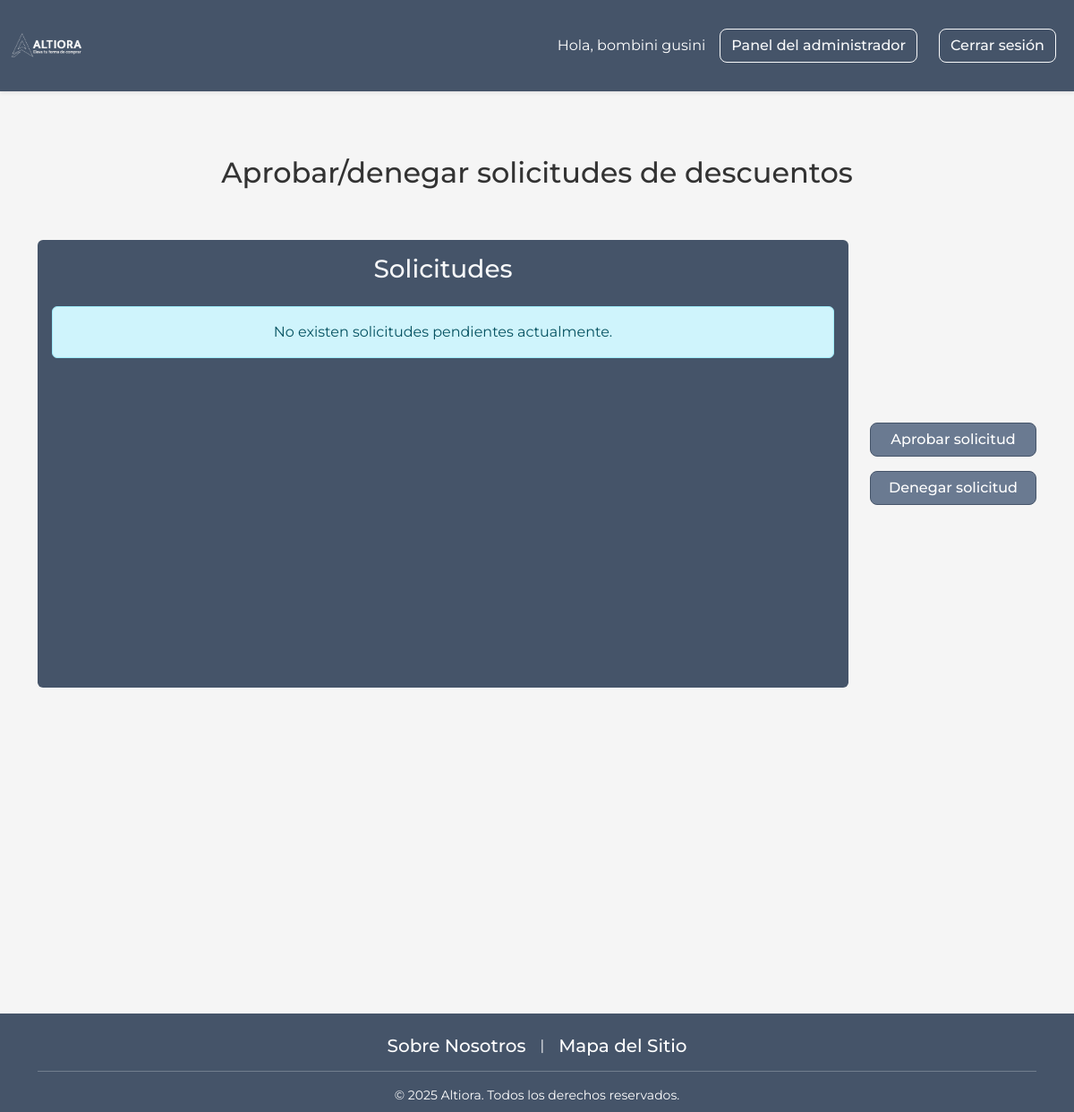
The page /admin_solicitudes.php (signed in) on the database as committed earlier.
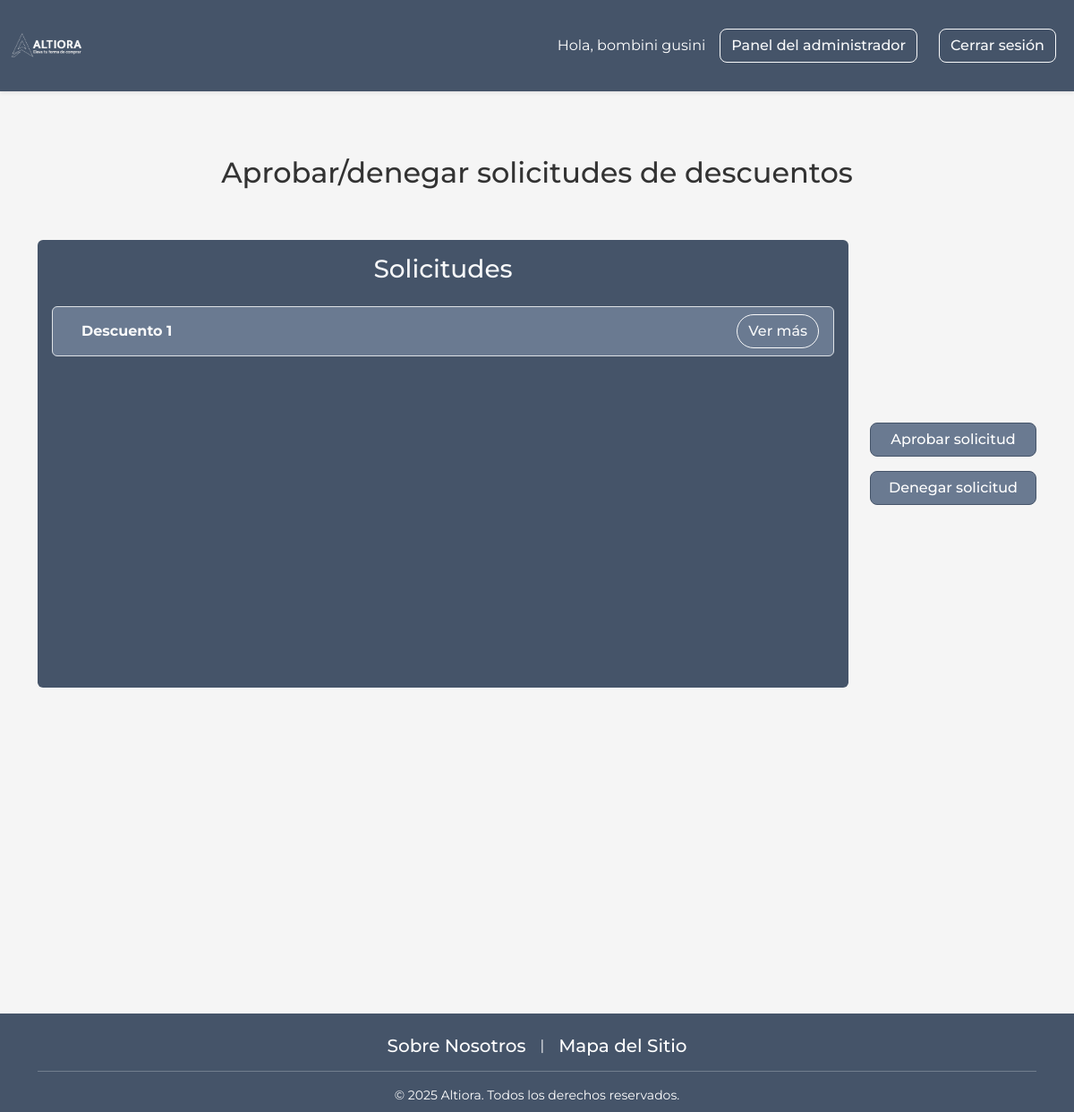
The same page on the database as committed later.
### tables this page shows
CREATE TABLE `solicitudes` (
  `codSolicitud` int(11) NOT NULL,
  `codUsuario` int(100) NOT NULL,
  `nombreDescuento` varchar(100) NOT NULL,
  `codLocal` int(11) NOT NULL,
  `estado` enum('Confirmada','Pendiente','Rechazada') NOT NULL
);

### admin_solicitudes.php (the view, shortened to what this page needs)
<?php
require_once 'includes/header.php';
require_once 'includes/footer.php';
require_once 'includes/conexion.php';
renderHeader("Gestión de descuentos");
$query = "SELECT
            solicitudes.codSolicitud,
            solicitudes.codUsuario,
            solicitudes.codLocal,
            usuarios.nombreUsuario AS nombreUsuario,
            locales.nombreLocal AS nombreLocal,
            solicitudes.nombreDescuento
        FROM
            solicitudes
        JOIN
            usuarios ON solicitudes.codUsuario = usuarios.codUsuario
        JOIN
            locales ON solicitudes.codLocal = locales.codLocal
        WHERE estado = 'Pendiente'
  ";
$resultado = mysqli_query($conexion, $query);
$solicitudes = mysqli_fetch_all($resultado, MYSQLI_ASSOC);
?>
<div class="container my-5">
  <h2 class="text-center mb-4">Aprobar/denegar solicitudes de descuentos</h2>
</div>
<div class="container-fluid py-2 min-vh-100 px-0">
  <div class="d-flex ">
    <div class="fondo_local rounded p-3 flex-grow-1 text-light">
      <h3 class="text-center mb-4">Solicitudes</h3>
      <?php if (empty($solicitudes)) { ?>
        <div class="alert alert-info text-center" role="alert">
          No existen solicitudes pendientes actualmente.
        </div>
      <?php } else { ?>
        <?php foreach ($solicitudes as $solicitud) { ?>
          <div class="d-flex align-items-center justify-content-between rounded mb-3 px-3 py-2 fondo_Local border">
            <span class="ms-3 flex-grow-1 fw-bold"><?= $solicitud['nombreDescuento']; ?></span>
            <?php
            if(!isset($_GET['accion'])){ ?>
            <button class="btn btn-outline-light btn rounded-pill">Ver más</button>
            <?php } ?>
          </div>
        <?php
      } ?>
      <?php
    } ?>
    </div>
    <div class="d-flex flex-column col-2 ms-4 gap-3 flex-column justify-content-center">
      <a href="admin_solicitudes.php?accion=Aprobar" class="btn btn-secondary">Aprobar solicitud</a>
      <a href="admin_solicitudes.php?accion=Denegar" class="btn btn-secondary">Denegar solicitud</a>
    </div>
  </div>
</div>
<?php renderFooter(); ?>

### includes/header.php (shortened to what this page needs)
<?php
function renderHeader($titulo = "Shopping Descuentos") {
    echo <<<HTML
        <!DOCTYPE html>
        <html lang="es">
            <head>
                <meta charset="UTF-8">
                <meta name="viewport" content="width=device-width, initial-scale=1.0">
                <title>{$titulo}</title>
                <link href="https://cdn.jsdelivr.net/npm/bootstrap@5.3.3/dist/css/bootstrap.min.css" rel="stylesheet">
                <link rel="stylesheet" href="includes/style.css">
                <link href="https://fonts.googleapis.com/css2?family=Montserrat&display=swap" rel="stylesheet">
                <link rel="stylesheet" href="https://cdn.jsdelivr.net/npm/bootstrap-icons@1.10.5/font/bootstrap-icons.css">
                <link rel="icon" href="imagenes/favicon.ico" type="image/x-icon">
            </head>
            <body>
                <nav class="navbar navbar-expand-sm  fondo_Barras shadow-sm py-4">
                <div class="container-fluid">
                    <a href="index.php">
                        <img src="imagenes/logo.png" class="img-fluid img_logo" alt="logo">
                    </a>
                    <button class="navbar-toggler" type="button" data-bs-toggle="collapse" data-bs-target="#mynavbar">
                        <span class="navbar-toggler-icon"></span>
                    </button>
                    <div class="collapse navbar-collapse justify-content-end" id="mynavbar">
                        <ul class="navbar-nav align-items-center gap-2">
    HTML;
    if (isset($_SESSION['nombreUsuario'])) {
        $nombre = htmlspecialchars($_SESSION['nombreUsuario']);
        $tipoUsuario = $_SESSION['tipoUsuario'];
        $dashboard = "#";
        if ($tipoUsuario === 'administrador') {
            $dashboard = "admin_dashboard.php";
        } elseif ($tipoUsuario === 'dueño de local') {
            $dashboard = "dueno_dashboard.php";
        } elseif ($tipoUsuario === 'cliente') {
            $dashboard = "cliente_dashboard.php";
        }
        echo <<<HTML
            <li class="nav-item">
                <span class="text-white">Hola, {$nombre}</span>
            </li>
            <li class="nav-item">
                <a class="nav-link text-white" href="{$dashboard}">
                    <button type="button" class="btn btn-outline-light text-light">Panel del {$tipoUsuario}</button>
                </a>
            </li>
            <li class="nav-item">
                <a class="nav-link" href="logout.php">
                    <button type="button" class="btn btn-outline-light text-light">Cerrar sesión</button>
                </a>
            </li>
        HTML;
    }
    echo <<<HTML
            </ul>
        </div>
    </div>
</nav>
<main class="container py-4">
HTML;
}
?>

### includes/footer.php
<?php
function renderFooter() {
    echo <<<HTML
        </main>
        <footer class="text-white pt-4 pb-2 mt-5 letra fondo_Barras py-4">
            <div class="container">
                <div class="justify-content-center d-flex gap-3">
                    <h5><a href="info_contacto.php" class="text-white hover-subrayado">Sobre Nosotros</a></h5>
                    <p>|</p>
                    <h5><a href="#" class="text-white hover-subrayado">Mapa del Sitio</a></h5>
                </div>
                <hr class="border-top border-light">
                <div class="text-center small">
                    © 2025 Altiora. Todos los derechos reservados.
                </div>
            </div>
        </footer>
        <script src="https://cdn.jsdelivr.net/npm/bootstrap@5.3.3/dist/js/bootstrap.bundle.min.js"></script>
        </body>
        </html>
    HTML;
}
?>

### includes/style.css (style rules this page uses)
:root { --azul-oscuro: #1c2331; --azul: #455469; --azul-claro: #6a7a91; --azul-posiblefondo: #A4B0C2; --azul-clarito: #E3E8F1; --celeste: #58a6ff; --blanco: #ffffff; --gris-claro: #f5f5f5; }
body { background-color: var(--gris-claro); font-family: 'Montserrat', sans-serif; color: #333; }
.fondo_local { background-color: var(--azul); height: 500px; overflow-y: scroll; }
.border { background-color: var(--azul-claro); }
.fondo_Barras { background-color: var(--azul); }
.img_logo { width: 80px; height: auto; }
.navbar-nav .nav-link { color: var(--blanco); font-weight: 500; transition: all 0.2s ease-in-out; }
.btn { font-weight: 500; border-radius: 8px; }
.btn-secondary { background-color: var(--azul-claro); border-color: var(--azul); }
main { padding-top: 100px; }
footer { background-color: var(--azul-oscuro); }
footer a { color: var(--blanco); text-decoration: none; }
footer p, footer h5 { margin: 0; }
.hover-subrayado { text-decoration: none; transition: all 0.2s; }

Rows that differ between the two databases and show on the page:
added solicitudes: nombreDescuento "Descuento 1"
Other text that changed with them:
text no longer shown: "No existen solicitudes pendientes actualmente."
